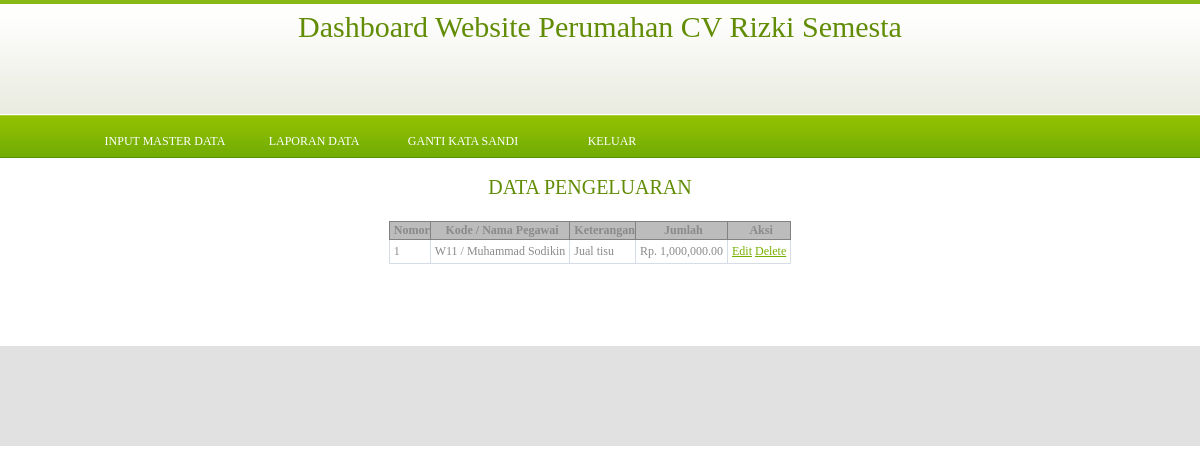
The app's page /dasbor/coba_tampil.php?page=pengeluaran (signed in) with its own data.
### tables this page shows
CREATE TABLE `t_pengeluaran` (
  `id_table` int(10) NOT NULL,
  `kode_pegawai` varchar(3) NOT NULL,
  `keterangan` varchar(100) NOT NULL,
  `jumlah` int(10) NOT NULL
);

CREATE TABLE `t_pegawai` (
  `id_pegawai` varchar(3) NOT NULL,
  `nama` varchar(25) NOT NULL,
  `jns_kel` varchar(6) NOT NULL,
  `tp_lahir` varchar(15) NOT NULL,
  `tgl_lahir` date NOT NULL,
  `alamat` text NOT NULL,
  `status` varchar(15) NOT NULL,
  `telp` varchar(12) NOT NULL,
  `foto` varchar(30) NOT NULL
);

### dasbor/arsip_pengeluaran.php (the view, shortened to what this page needs)
<?php
include "kon_db.php";
?>
<div class="post">
	<h1 align="center">DATA PENGELUARAN</h1>
	<div class="entry">
		<p>
		<table class="datatable" align="center">
		<tr>
			<th>Nomor</th>
			<th>Kode / Nama Pegawai</th>
			<th>Keterangan</th>
			<th>Jumlah</th>
			<th>Aksi</th>
		</tr>
		<?php
		$query = mysqli_query($koneksi, "SELECT * FROM `t_pengeluaran`
LEFT JOIN `t_pegawai` ON `t_pengeluaran`.`kode_pegawai` = `t_pegawai`.`id_pegawai`");
		$no = 0;
		while($row=mysqli_fetch_array($query)){
			$no++;
		?>
		<tr>
			<td><?php echo $no;?></td>
			<td><?php echo $row['kode_pegawai'];?> / <?php echo $row['nama'];?></td>
			<td><?php echo $row['keterangan'];?></td>
			<td>Rp. <?php echo number_format($row['jumlah'], 2);?></td>
			<td align="center">
				<a href="?page=edit_pengeluaran&edit=<?php echo $row['id_table'];?>">Edit</a>
				<a href="?page=pengeluaran&del=<?php echo $row['id_table'];?>">Delete</a>
			</td>
		</tr>
		<?php
		}
		?>
		</table>
		</p>
	</div>
</div>

### dasbor/style.css (style rules this page uses)
body { margin: 0; padding: 0; background: #FFFFFF url(images/img01.gif) repeat-x left top; font-family: verdana; font-size: 12px; color: #8A8A8A; }
h1, h2, h3 { margin: 0; font-weight: normal; color: #618C04; }
h1 { font-size: 20px; }
p, ul, ol { margin-top: 0; line-height: 240%; text-align: justify; }
a { color: #77B003; }
.post { margin-bottom: 45px; }
.post .entry { margin-bottom: 10px; padding: 10px 15px 10px 15px; }
.datatable { border: 1px solid #D6DDE6; border-collapse: collapse; }
.datatable td { border: 1px solid #D6DDE6; padding: 4px; }
.datatable th { border: 1px solid #828282; background-color: #BCBCBC; font-weight: bold; text-align: center; padding-left: 4px; padding-right: 0px; text-align:center; }

### records on screen
t_pengeluaran: kode_pegawai "W11", kode_pegawai.nama "Muhammad Sodikin", keterangan "Jual tisu", jumlah "1,000,000.00"
